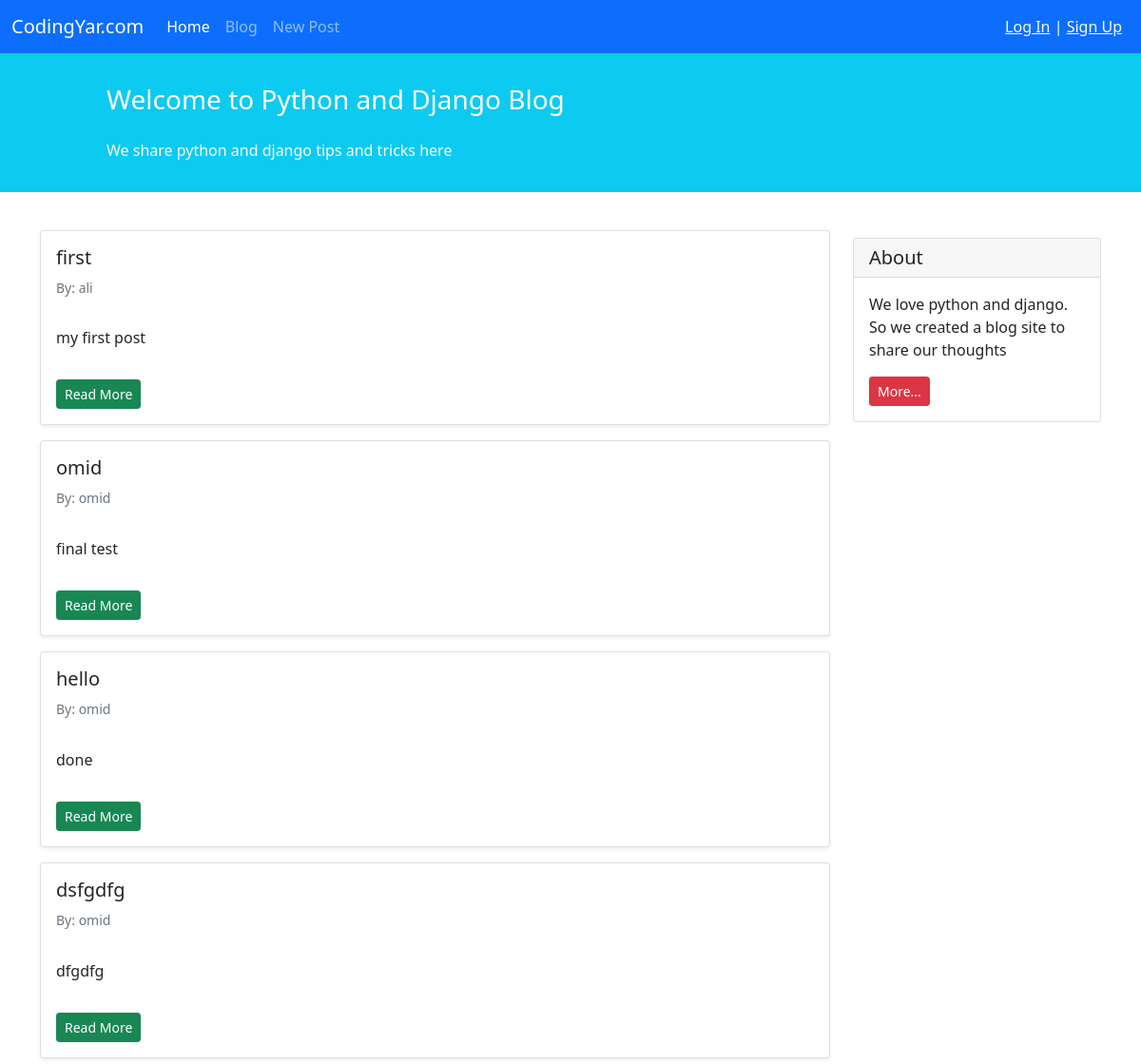
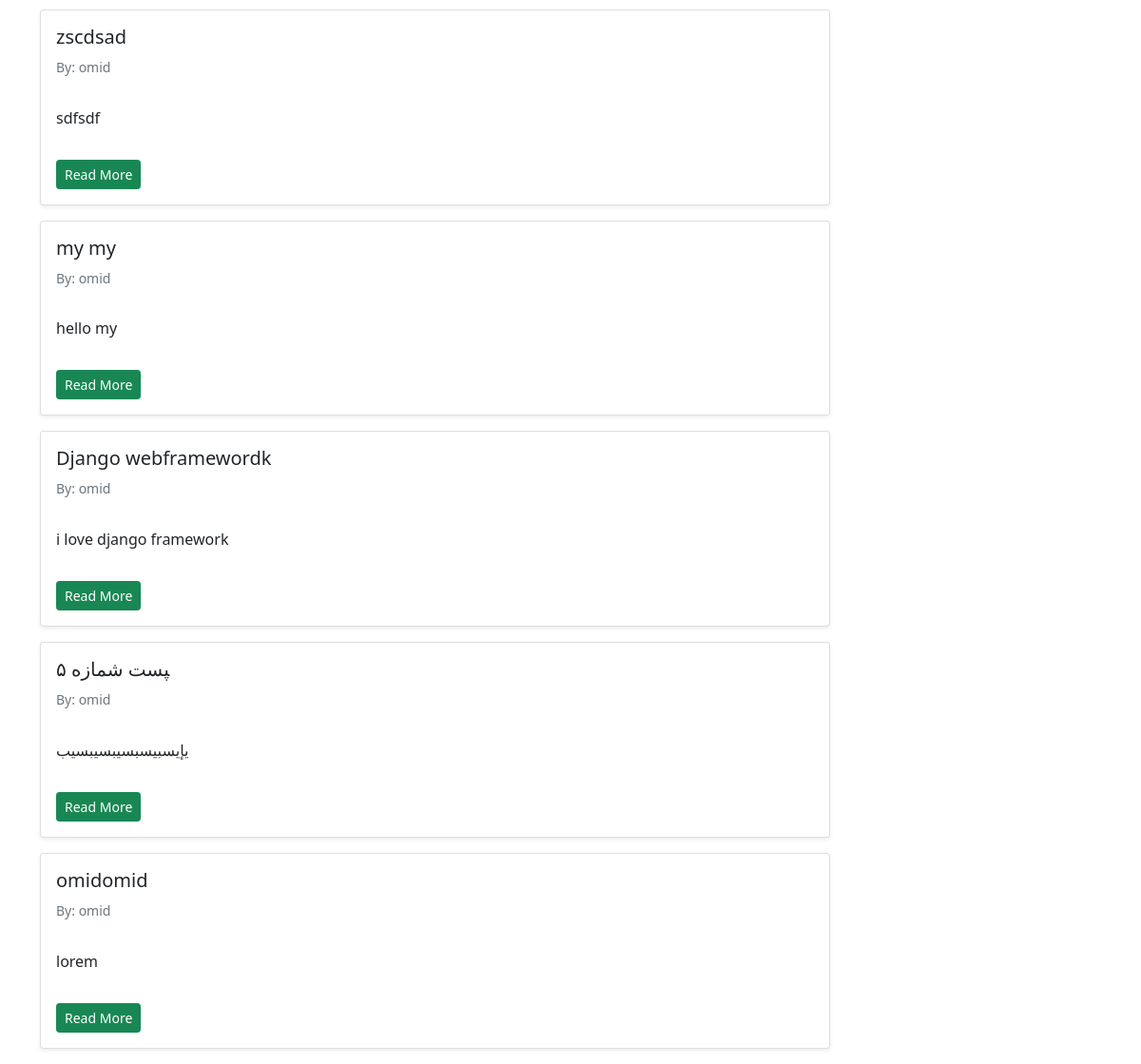
Screenshot of /blog/ with the database file from the repository (2 pictures, top to bottom).
### blog/models.py (models this page shows, shortened)
class Post(models.Model):
    STATUS_CHOICES = (
        ('pub', 'published'),
        ('drf', 'Draft')
    )
    title = models.CharField(max_length=100)
    text = models.TextField()
    author = models.ForeignKey('auth.User', on_delete=models.CASCADE)
    datetime_created = models.DateTimeField(auto_now_add=True)
    datetime_modified = models.DateTimeField(auto_now=True)
    status = models.CharField(choices=STATUS_CHOICES, max_length=3)

### blog/views.py (the view)
# urls.py: path('', views.PostListView.as_view(), name='posts_list'),
class PostListView(generic.ListView):
    model = Post
    template_name = 'blog/posts_list.html'
    context_object_name = 'posts_list'
    def get_queryset(self):
        return Post.objects.filter(status='pub').order_by('-datetime_modified')

### blog/templates/blog/posts_list.html (shortened to what this page needs)
{% extends '_base.html' %}
{% block content %}
    <div class="container mt-4">
        <div class="row">
            <div class="col-9">
                {% for post in posts_list %}
                    <div class="card shadow-sm my-3">
                    <div class="card-body">
                        <h5 class="card-title">{{ post.title }}</h5>
                        <h6 class="card-subtitle mb-2 text-muted small py-2">By: {{ post.author }}</h6>
                        <p class="card-text py-3">
                           {{ post.text }}
                        </p>
                        <a href= "{% url 'post_detail' post.id %}" class="btn btn-sm btn-success">Read More</a>
                    </div>
                </div>
                {% endfor %}
            </div>
            <div class="col-3">
                <div class="card my-4">
                    <h5 class="card-header">About</h5>
                    <div class="card-body">
                        <p class="card-text">We love python and django. So we created a blog site to share our
                            thoughts</p>
                        <a href="#"
                           class="btn btn-sm btn-danger">
                            More...
                        </a>
                    </div>
                </div>
            </div>
        </div>
    </div>
{% endblock content %}

### templates/_base.html (shortened to what this page needs)
<!doctype html>
<html lang="en">
<head>
    <link href="https://cdn.jsdelivr.net/npm/bootstrap@5.1.3/dist/css/bootstrap.min.css" rel="stylesheet"
>
</head>
<body>
<nav class="navbar navbar-expand-lg navbar-dark bg-primary">
    <div class="container-fluid">
        <a class="navbar-brand" href="#">CodingYar.com</a>
        <div class="collapse navbar-collapse" id="navbarNavAltMarkup">
            <div class="navbar-nav">
                <a class="nav-link active" aria-current="page" href="#">Home</a>
                <a class="nav-link" href="{% url 'posts_list' %}">Blog</a>
                <a class="nav-link" href="{% url 'post_create' %}">New Post</a>
            </div>
        </div>
        <div class="mx-2 text-white">
            {% if user.is_authenticated  %}
               Welcome {{ user.username }} | <a class="text-light" href="{% url 'logout' %}">Log out</a>
            {% else %}
                <a class="text-light" href="{%  url 'login' %}">Log In</a> | <a class="text-light" href="{%  url 'signup' %}">Sign Up</a>
            {% endif %}
        </div>
    </div>
</nav>
<div class="container-fluid bg-info">
    <div class="row py-3">
        <div class="col-md-8 col-md-10 mx-auto">
            <h3 class="my-4 mt-3 text-white">Welcome to Python and Django Blog</h3>
            <p class="text-light">We share python and django tips and tricks here</p>
        </div>
    </div>
</div>
{% block content %}
{% endblock %}
</body>
</html>

### rows the page displays
Post: title "first", author "ali", text "my first post"
Post: title "omid", author "omid", text "final test"
Post: title "hello", author "omid", text "done"
Post: title "dsfgdfg", author "omid", text "dfgdfg"
Post: title "zscdsad", author "omid", text "sdfsdf"
Post: title "my my", author "omid", text "hello my"
Post: title "Django webframewordk", author "omid", text "i love django framework"
Post: title "‍پست شمازه ۵", author "omid", text "يإیسبیسبسیبسیبسیب"
Post: title "omidomid", author "omid", text "lorem"
